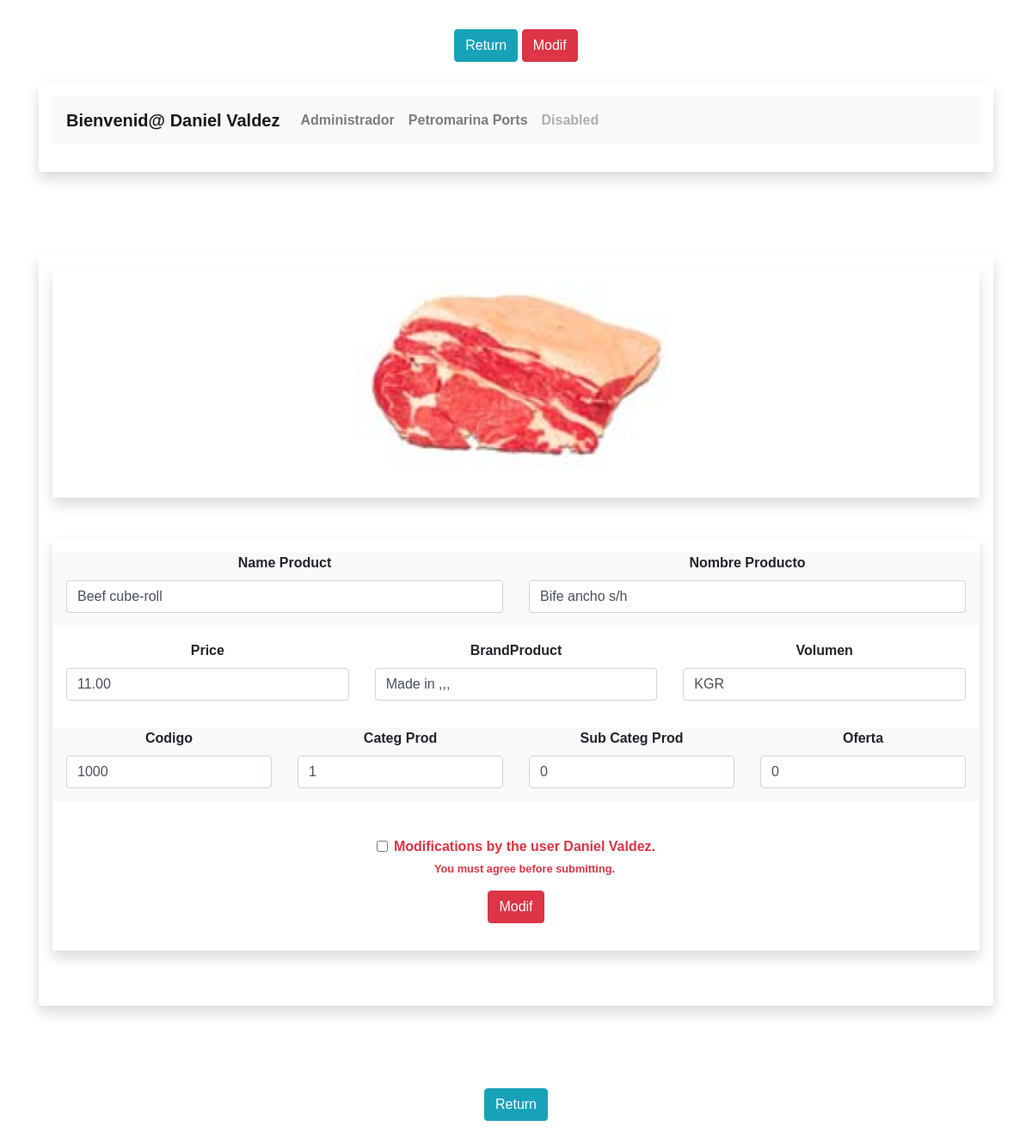
/login/0noticiasSistem/welcomeShopModif.php?id=1 (signed in), run on an earlier commit of the app's database.
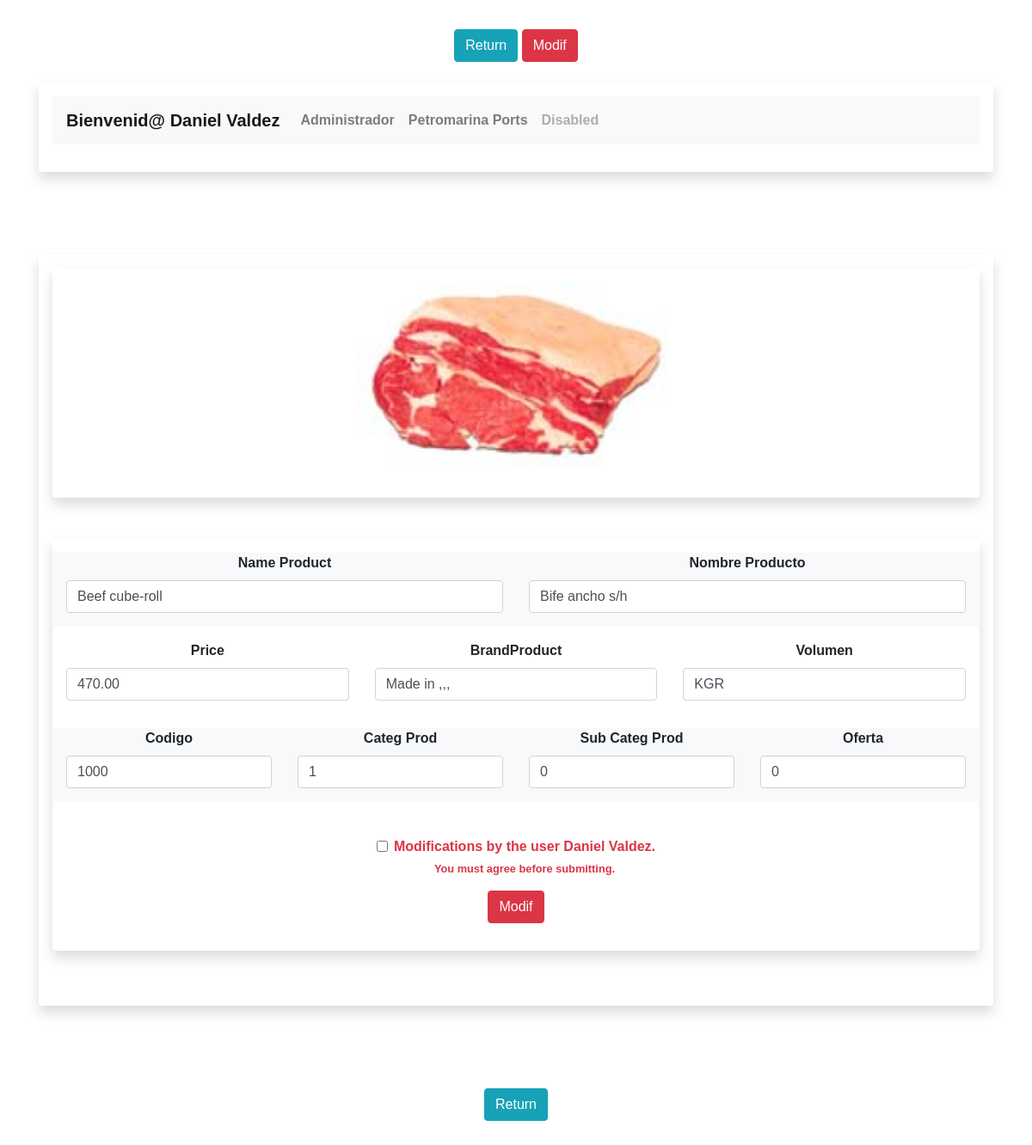
And on a later commit of the database.
### tables this page shows
CREATE TABLE `tbl_productos` (
  `id_producto` int(11) NOT NULL,
  `strProdNombProducto` varchar(50) DEFAULT NULL,
  `strProdMarca` varchar(20) NOT NULL,
  `strProdVolumen` varchar(20) NOT NULL,
  `strProdDescripcion` varchar(100) DEFAULT NULL,
  `floatProdPrecio` float(7,2) DEFAULT NULL,
  `strProdCodigo` varchar(30) DEFAULT NULL,
  `strProdImagen` varchar(100) DEFAULT NULL,
  `strProdImagenThumb` varchar(100) DEFAULT NULL,
  `id_categProd` int(11) NOT NULL,
  `id_subcategProd` int(11) NOT NULL,
  `strOferta` int(11) NOT NULL,
  `userModif` varchar(50) NOT NULL
);

### login/0noticiasSistem/welcomeShopModif.php (the view, shortened to what the changed rows need)
<?php
   require '../funcs/loginConexion.php';
   $idR = $_GET["id"];
   $idUsuario = $_SESSION["id_usuario"];
   $sql = "SELECT id, nombre FROM usuarios WHERE id = '$idUsuario'";
   $result = $mysqli->query($sql);
   $rowUser = $result->fetch_assoc();
			$sql = "SELECT * FROM tbl_productos WHERE id_producto = '$idR'";
			$resultado8 = $mysqli->query($sql);
?>
<html>
<head>
		<link rel="stylesheet" href="https://stackpath.bootstrapcdn.com/bootstrap/4.4.1/css/bootstrap.min.css">
</head>
<body>
	<div class="container text-center">
<?php if($_SESSION['tipo_usuario']==1) { ?>
	<form class="form-horizontal" method="POST" action="updateShops.php" enctype="multipart/form-data" autocomplete="off">
		<div class="shadow p-3 mb-5 bg-white rounded">
		<?php while($row = $resultado8->fetch_array(MYSQLI_ASSOC)) { ?>
			<div class="shadow p-3 mb-5 bg-white rounded">
			    <div id="respuesta" class="thumbnail">
					<img src="../../carroCompras/img/productos/miniatura/Shop_Mini_<?php echo $row['strProdImagen']; ?>"/>
				</div>
			</div>
			<div class="shadow p-3 mb-5 bg-white rounded">
			<div class="form-group row bg-light ">
			    <div class="form-group col-md-6 ">
				    <label for="strProdNombProducto">Name Product</label>
					<input type="text" class="form-control" id="strProdNombProducto" name="strProdNombProducto" placeholder="Name Product" value="<?php echo $row['strProdNombProducto']; ?>" >
				</div>
				<div class="form-group col-md-6 ">
				    <label for="strProdDescripcion">Nombre Producto</label>
					<input type="text" class="form-control" id="strProdDescripcion" name="strProdDescripcion" placeholder="Nombre Producto" value="<?php echo $row['strProdDescripcion']; ?>" >
				</div>
			</div>
			<div class="form-group row  ">
			    <div class="form-group col-md-4 ">
				    <label for="floatProdPrecio">Price</label>
					<input type="text" class="form-control" id="floatProdPrecio" name="floatProdPrecio" placeholder="Price" value="<?php echo $row['floatProdPrecio']; ?>" >
				</div>
				<div class="form-group col-md-4 ">
				    <label for="strProdMarca"> BrandProduct </label>
					<input type="text" class="form-control" id="strProdMarca" name="strProdMarca" placeholder="Product Brand" value="<?php echo $row['strProdMarca']; ?>" >
				</div>
				<div class="form-group col-md-4">
				    <label for="strProdVolumen">Volumen</label>
					<input type="text" class="form-control" id="strProdVolumen" name="strProdVolumen" placeholder="Volumen" value="<?php echo $row['strProdVolumen']; ?>" >
				</div>
			</div>
			<div class="form-group row bg-light ">
			    <div class="form-group col-md-3 ">
				    <label for="strProdCodigo">Codigo</label>
					<input type="text" class="form-control" id="strProdCodigo" name="strProdCodigo" placeholder="Codigo" value="<?php echo $row['strProdCodigo']; ?>" >
				</div>
				<div class="form-group col-md-3 ">
				    <label for="id_categProd">Categ Prod</label>
					<input type="text" class="form-control" id="id_categProd" name="id_categProd" placeholder="Categ Prod" value="<?php echo $row['id_categProd']; ?>" >
				</div>
				<div class="form-group col-md-3">
				    <label for="id_subcategProd">Sub Categ Prod</label>
					<input type="text" class="form-control" id="id_subcategProd" name="id_subcategProd" placeholder="subcategProd" value="<?php echo $row['id_subcategProd']; ?>" >
				</div>
				<div class="form-group col-md-3 ">
				    <label for="strOferta">Oferta</label>
					<input type="text" class="form-control" id="strOferta" name="strOferta" placeholder="Oferta" value="<?php echo $row['strOferta']; ?>" >
				</div>
			</div>
			<div class="form-group">
				<div class="form-check">
				<input class="form-check-input is-invalid" type="checkbox" value="" id="invalidCheck3" required>
				<label class="form-check-label" for="invalidCheck3">
				    Modifications by the <?php echo 'user '.utf8_decode($rowUser['nombre']); ?>.
				</label>
				<div class="invalid-feedback">
					You must agree before submitting.
				</div>
				</div>
			</div>
			<div class="form-group row ">
			<button type="submit" class="btn btn-danger m-auto" title="Modif" >Modif</button>
			</div>
		</div>
		</div>
			<?php }  ?>
    </form>
			</div>
</body>
<?php }  ?>
</html>

What changed in the data, as far as the page shows it:
changed tbl_productos "Beef cube-roll": floatProdPrecio "11.00" → "470.00"
